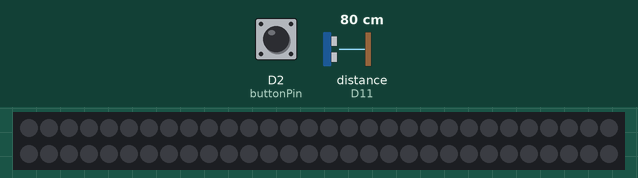
Recording of a sketch running on a simulated Arduino Uno R4 WiFi. On the bench: 60 RGB LEDs in strip order, left to right, continuing on the next row. Wiring (inferred from the names in the program): ultrasonic range finder: trigger D8; echo D11. The test bench sets the inputs (shaded band); at power-on: D2 (buttonPin) HIGH, distance to the obstacle (sensor on D11) 80 cm. The echo pulse lasts 58.3 µs per cm; dim RGB values are drawn brighter than linear; WiFi joins after 1.5 s; servers stay silent unless stated; network time is answered at once with the bench clock; the local clock reads 2024-03-15 10:24:30 at power-on unless the sketch sets it; what the sketch prints to the serial monitor is not drawn.

Above: at 2.7 s.
2.8 s: D2 (buttonPin) pulled LOW for 0.15 s
At 3.6 s:
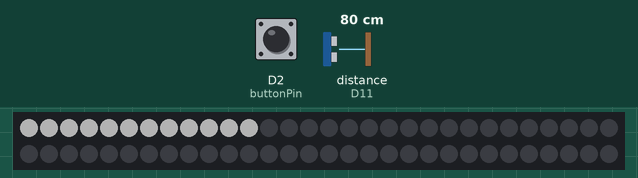
At 4.6 s:
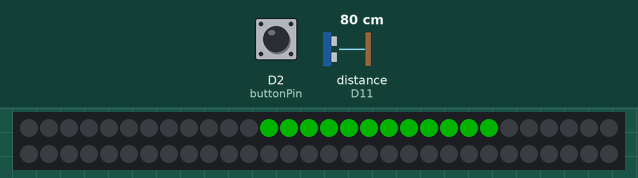
Timing chart, 0 to 6.1 s (numbered marks = the images above; inputs shaded):
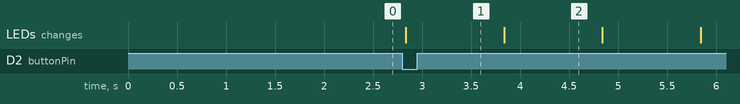

Measured:
- after the input at 2.8 s, the LEDs: change at once (image 1)
- what the display in image 2 shows lasts 1.0 s, from 3.8 s to 4.8 s

The sketch:

Pressfirst2801.ino
```cpp
// ====================================================================
// 项目名称: WiFi 五行计算与灯光展示系统
// 硬件平台: Arduino Uno R4 WiFi
// 功能概述:
// 1. 通过 WiFi 获取网络时间。
// 2. 使用超声波传感器测距。
// 3. 按键触发算法计算 (结合时间、距离、坐标)。
// 4. 控制 NeoPixel 灯带进行五行颜色循环展示。
// ====================================================================

// --- 引入必要的库文件 ---
#include <WiFiS3.h>       // Arduino Uno R4 WiFi 专用的 WiFi 库
#include <WiFiUdp.h>      // UDP 协议库 (NTP 时间同步需要用到 UDP 传输)
#include <NTPClient.h>    // 网络时间协议库 (用于从互联网获取精确时间)
#include <Adafruit_NeoPixel.h> // Adafruit 官方灯带驱动库

// ==============================
// 1. 参数配置区域 (用户需修改)
// ==============================
const char* ssid     = "1234";  // 请在此处填写你的 WiFi 名称 (注意大小写)
const char* password = "biubiubiu";  // 请在此处填写你的 WiFi 密码

// --- 硬件引脚定义 ---
const int trigPin   = 8;  // 超声波传感器 Trig (发射) 引脚
const int echoPin   = 11;  // 超声波传感器 Echo (接收) 引脚
const int buttonPin = 2;  // 按钮引脚 (连接的一端，另一端接地)
const int ledPin    = 6;  // WS2812 灯带的数据 (Data) 引脚

// --- 灯带参数设置 ---
const int GROUPS         = 5;   // 将灯带分为 5 组 (对应金、木、水、火、土)
const int LEDS_PER_GROUP = 12;  // 每一组包含 12 颗灯珠
// 计算总灯珠数: 5 * 12 = 60 颗
const int TOTAL_LEDS     = GROUPS * LEDS_PER_GROUP;

// ==============================
// 2. 全局对象与变量初始化
// ==============================
WiFiUDP ntpUDP; // 创建一个 UDP 对象，用于网络通信

// 配置 NTP 客户端:
// 参数1: UDP对象
// 参数2: 时间服务器地址 "pool.ntp.org"
// 参数3: 时区偏移量 28800秒 (60秒*60分*8小时 = 东八区/北京时间)
NTPClient timeClient(ntpUDP, "pool.ntp.org", 28800);

// 创建灯带控制对象:
// 参数1: 灯珠总数, 参数2: 引脚号, 参数3: 灯带类型 (GRB排列 + 800KHz频率)
Adafruit_NeoPixel pixels(TOTAL_LEDS, ledPin, NEO_GRB + NEO_KHZ800);

int currentNum = 0;        // 存储由超声波距离映射出来的数字 (0-9)
uint32_t elementColors[5]; // 数组：用于存储五行对应的 5 种颜色值

// ==============================
// 3. Setup 初始化函数 (上电执行一次)
// ==============================
void setup() {
  Serial.begin(9600); // 开启串口通信，波特率 9600，用于在电脑屏幕打印数据

  // --- 硬件引脚模式配置 ---
  pinMode(trigPin, OUTPUT); // 超声波发射端设为 输出模式
  pinMode(echoPin, INPUT);  // 超声波接收端设为 输入模式

  // 按钮设为 INPUT_PULLUP (内部上拉模式)
  // 作用：引脚默认为高电平，按下按钮连接地线变为低电平。无需外接电阻。
  pinMode(buttonPin, INPUT_PULLUP);

  // --- 灯带初始化 ---
  pixels.begin();           // 启动灯带库
  pixels.setBrightness(60); // 设置全局亮度 (范围0-255)，60 比较适中，保护眼睛
  pixels.show();            // 立即刷新，确保上电时灯带是灭的

  // --- 定义五行颜色 (R, G, B) ---
  elementColors[0] = pixels.Color(255, 255, 255); // Index 0: 金 (白色)
  elementColors[1] = pixels.Color(0, 255, 0);     // Index 1: 木 (绿色)
  elementColors[2] = pixels.Color(0, 0, 255);     // Index 2: 水 (蓝色)
  elementColors[3] = pixels.Color(255, 0, 0);     // Index 3: 火 (红色)
  elementColors[4] = pixels.Color(255, 180, 0);   // Index 4: 土 (黄色/橙色)

  // --- WiFi 连接流程 ---
  Serial.print("正在连接 WiFi...");
  WiFi.begin(ssid, password); // 开始尝试连接 WiFi

  // 循环检查连接状态，直到连接成功 (WL_CONNECTED)
  // 注意：如果密码错误或没网，程序会一直卡在这里 (阻塞)
  while (WiFi.status() != WL_CONNECTED) {
    delay(500);         // 每 500ms 检查一次
    Serial.print(".");  // 打印一个点，表示正在加载
  }
  Serial.println(" 连接成功!"); // 连接成功提示

  // --- 启动时间服务 ---
  timeClient.begin(); // 开始从网络获取时间
}

// ==============================
// 4. Loop 主循环 (无限重复执行)
// ==============================
void loop() {
  timeClient.update(); // 每次循环都更新一下时间客户端，保持时间同步

  // --- [模块 A] 超声波持续测距 ---
  // 1. 发送 10 微秒的高电平脉冲触发测距
  digitalWrite(trigPin, LOW); delayMicroseconds(2);  // 先拉低，确保干净
  digitalWrite(trigPin, HIGH); delayMicroseconds(10); // 拉高 10us
  digitalWrite(trigPin, LOW); // 拉低，结束触发

  // 2. 读取 Echo 引脚高电平持续的时间 (微秒)
  long duration = pulseIn(echoPin, HIGH);

  // 3. 计算距离: 距离 = 时间 * 声速(0.034 cm/us) / 2 (往返)
  long dist = duration * 0.034 / 2;

  // 4. 数据处理: 限制在 20cm 以内，并映射为 0-9 的数字
  if (dist > 20) dist = 20;            // 超过 20cm 强行按 20cm 算
  currentNum = map(dist, 0, 20, 0, 9); // 将 0-20 线性映射到 0-9


  // --- [模块 B] 按钮检测与功能触发 ---
  // 检测按钮是否被按下 (LOW 代表按下，因为是上拉模式)
  if (digitalRead(buttonPin) == LOW) {
    delay(20); // 延时 20ms 进行软件消抖 (过滤机械抖动)

    // 再次确认按钮状态，确保是真的按下了
    if (digitalRead(buttonPin) == LOW) {

      // >>>>>> 步骤 1: 执行计算逻辑 (原代码1的功能) <<<<<<
      Serial.println("\n=== 触发：开始计算 ===");
      performCalculation(); // 调用下方的计算函数

      // >>>>>> 步骤 2: 执行灯光展示 (原代码2的功能) <<<<<<
      Serial.println("=== 展示：五行循环 ===");
      runGroupCycle();      // 调用下方的灯光函数

      Serial.println("=== 流程结束，等待下次按键 ===");

      // 死循环等待：只要按钮还没松开，就一直卡在这里
      // 防止按一次按钮触发好几次程序
      while(digitalRead(buttonPin) == LOW);
    }
  }

  delay(50); // 循环末尾小延时，让系统稍微休息一下，稳定运行
}

// ==============================
// 5. 自定义功能函数区域
// ==============================

// --- 函数：执行核心数据记录与计算 ---
void performCalculation() {
  // 1. 获取当前的秒数 (0-59)
  int seconds = timeClient.getSeconds();

  // 2. 定义经纬度 (模拟数据，字符串格式)
  String lat = "39.9042";
  String lon = "116.4074";

  // 3. 串口打印基础信息
  Serial.print("选中数字(由距离决定): "); Serial.println(currentNum);
  Serial.print("网络秒数: "); Serial.println(seconds);
  Serial.print("地理坐标: "); Serial.print(lat); Serial.print(","); Serial.println(lon);

  // 4. 核心算法: 提取所有数字字符求和
  int totalSum = 0;
  // 将所有相关数据拼成一个长字符串: 例如 "5" + "39.9042" + "116.4074" + "45"
  String allData = String(currentNum) + lat + lon + String(seconds);

  // 遍历字符串中的每一个字符
  for (int i = 0; i < allData.length(); i++) {
    char c = allData.charAt(i); // 获取第 i 个字符
    // 判断该字符是否为数字 ('0'-'9')
    if (isDigit(c)) {
      // 将字符转为整数并累加
      // 原理: 字符 '0' 的 ASCII 码是 48，字符 '5' 是 53
      // '5' - '0' = 53 - 48 = 5 (得到真实的整数值)
      totalSum += (c - '0');
    }
  }

  Serial.print("数字位总和: "); Serial.println(totalSum);

  // 5. 计算最终结果 core_input
  // 公式: (总和 对 6 取余) - 2
  // 结果范围: (0 到 5) - 2 = -2 到 3
  int core_input = (totalSum % 6) - 2;

  Serial.print("最终结果 core_input: ");
  Serial.println(core_input);
}

// --- 函数：执行五行灯光循环动画 ---
void runGroupCycle() {
  // 外层循环: 控制动画播放的轮数 (这里设为播放 2 遍)
  for (int cycle = 0; cycle < 2; cycle++) {

    // 中层循环: 遍历 5 个组 (金->木->水->火->土)
    for (int groupIndex = 0; groupIndex < GROUPS; groupIndex++) {

      // --- 点亮当前组 ---
      // 计算当前组的起始灯珠索引 (例如第1组从12开始)
      int startPixel = groupIndex * LEDS_PER_GROUP;

      // 内层循环: 点亮这一组内的 12 颗灯
      for (int i = 0; i < LEDS_PER_GROUP; i++) {
        // setPixelColor(灯珠编号, 颜色)
        pixels.setPixelColor(startPixel + i, elementColors[groupIndex]);
      }
      pixels.show(); // 发送数据，让灯真正亮起来

      delay(1000); // 保持亮 1 秒

      // --- 熄灭当前组 ---
      // 再次遍历这一组，把颜色设为 0 (灭)
      for (int i = 0; i < LEDS_PER_GROUP; i++) {
        pixels.setPixelColor(startPixel + i, 0);
      }
      pixels.show(); // 刷新显示，实现熄灭效果

    } // 结束当前组，进入下一组

    delay(200); // 一轮大循环结束后，稍作停顿
  }

  // 动画全部结束后，再次强制全灭，防止有残留
  pixels.clear();
  pixels.show();
}
```
